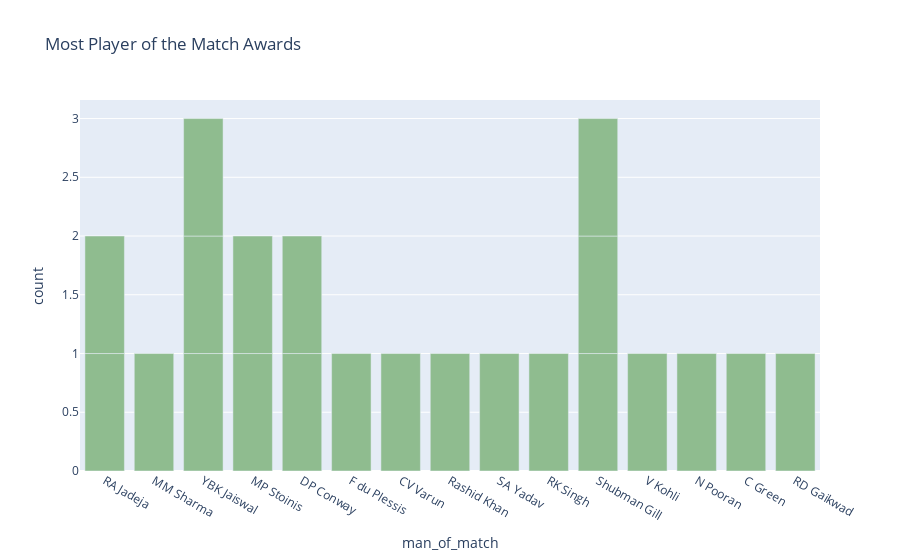

The notebook cell saved with this chart:
### Code cell
figure = px.bar(mom, x = mom['man_of_match'], 
                title="Most Player of the Match Awards",color_discrete_sequence=['darkseagreen'])
figure.show()

### Figure 1 — Plotly figure (JSON) as saved in the notebook; plotly's stock layout.template omitted (floating-point values rounded to 4 significant figures)
{"data": [{"alignmentgroup": "True", "hovertemplate": "man_of_match=%{x}<br>count=%{y}<extra></extra>", "legendgroup": "", "marker": {"color": "darkseagreen", "pattern": {"shape": ""}}, "name": "", "offsetgroup": "", "orientation": "v", "showlegend": false, "textposition": "auto", "type": "bar", "x": ["RA Jadeja", "MM Sharma", "YBK Jaiswal", "MP Stoinis", "DP Conway", "YBK Jaiswal", "F du Plessis", "CV Varun", "Rashid Khan", "RA Jadeja", "YBK Jaiswal", "SA Yadav", "RK Singh", "Shubman Gill", "MP Stoinis", "V Kohli", "N Pooran", "C Green", "Shubman Gill", "RD Gaikwad", "Shubman Gill", "DP Conway"], "xaxis": "x", "y": [1, 1, 1, 1, 1, 1, 1, 1, 1, 1, 1, 1, 1, 1, 1, 1, 1, 1, 1, 1, 1, 1], "yaxis": "y"}], "layout": {"barmode": "relative", "legend": {"tracegroupgap": 0}, "title": {"text": "Most Player of the Match Awards"}, "xaxis": {"anchor": "y", "domain": [0, 1], "title": {"text": "man_of_match"}}, "yaxis": {"anchor": "x", "domain": [0, 1], "title": {"text": "count"}}}}
